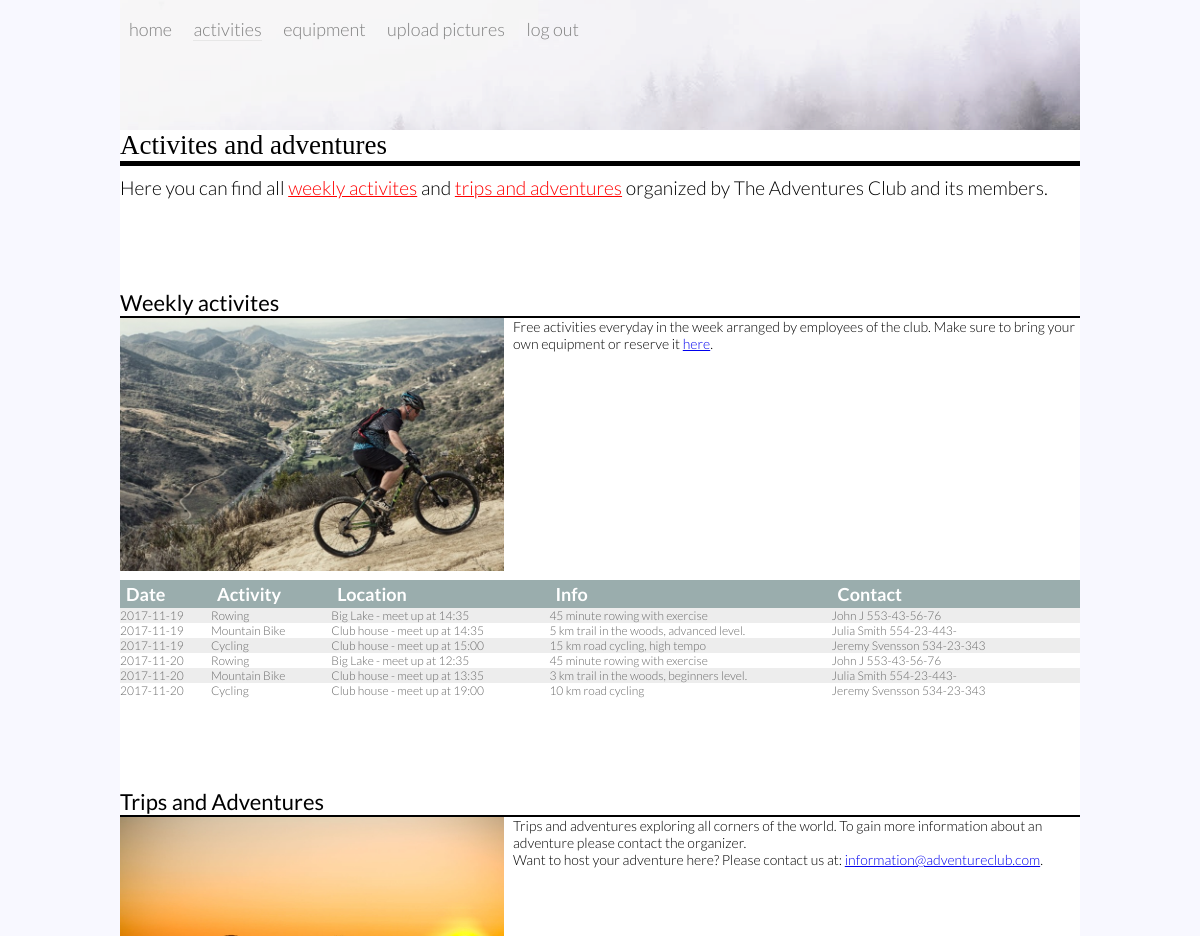
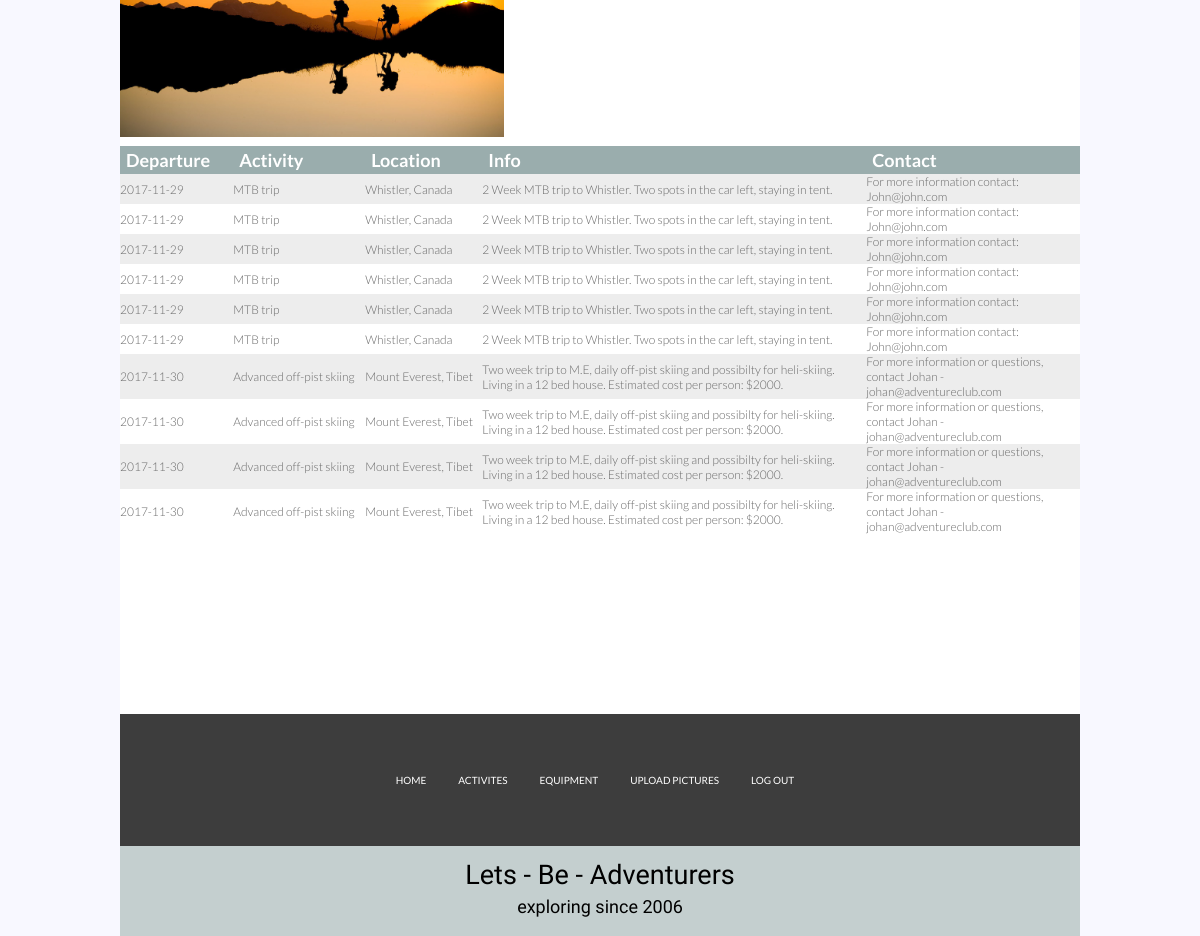
The page /client/user_activites.php on the database its author committed (2 pictures, top to bottom).
### tables this page shows
CREATE TABLE `activities` (
  `actdate` varchar(12) NOT NULL,
  `acttype` varchar(100) NOT NULL,
  `location` varchar(200) NOT NULL,
  `descript` varchar(200) NOT NULL,
  `contact` varchar(200) NOT NULL,
  `activityid` int(10) NOT NULL
);

CREATE TABLE `trips` (
  `dateof` varchar(20) NOT NULL,
  `activity` varchar(300) NOT NULL,
  `destination` varchar(100) NOT NULL,
  `infotxt` varchar(300) NOT NULL,
  `contact` varchar(300) NOT NULL,
  `tripid` int(11) NOT NULL
);

### config.php (called while the page is built, shortened)
<?php
$url = $_SERVER['REQUEST_URI'];
$strings = explode('/', $url);
$current_page = end($strings);
?>

### client/user_activites.php (the view, shortened to what this page needs)
<html>
<head>
	<link rel="stylesheet" type="text/css" href="../css/style.css">
</head>
	<?php include '../config.php'; ?>
<body>
<div class="pagecontainer">
<?php include 'user_header.php' ?>
<h3 class="pagetitle">Activites and adventures</h3>
<p class="aboutpage">Here you can find all <a href="#weeklyactivities">weekly activites</a> and <a href="#tripsadventures">trips and adventures</a> organized by The Adventures Club and its members.</p>
<p class="posttitle">Weekly activites</p>
<div id="weeklyactivities">
	<img class="activitypic" src="../img/week.jpg">
	<p class="sidetext">Free activities everyday in the week arranged by employees of the club. Make sure to bring your own equipment or reserve it <a href="user_equipment.php">here</a>.</p>
</div>
<div class="triptable">
	<?php
		@ $db = new mysqli($dbserver, $dbuser, $dbpass, $dbname);
		$query = "select actdate, acttype, location, descript, contact, activityid from activities";
		$stmt = $db->prepare($query);
		$stmt->bind_result($actdate, $acttype, $location, $descript, $contact, $activityid);
		$stmt->execute();
		echo '<table>';
		echo '<tr><th>Date</th> <th>Activity</th> <th>Location</th> <th>Info</th> <th>Contact</th> <th></th>  </tr>';
		while ($stmt->fetch()) {
		echo '<tr>';
		echo "<td> $actdate </td><td> $acttype </td><td> $location </td><td> $descript </td><td> $contact </td><td> </td>";
		}
		echo '</table>';
	?>
</div>
<p class="posttitle">Trips and Adventures</p>
<div id="tripsadventures">
	<img class="activitypic" src="../img/box3.png">
	<p class="sidetext">Trips and adventures exploring all corners of the world. To gain more information about an adventure please contact the organizer. <br> Want to host your adventure here? Please contact us at: <a href="mailto:someone@example.com?Subject=questionsAC" target="_top">information@adventureclub.com</a>.</p>
</div>
<div class="triptable">
	<?php
		$queryt = "select dateof, activity, destination, infotxt, contact, tripid from trips";
		$stmt = $db->prepare($queryt);
		$stmt->bind_result($dateof, $activity, $destination, $infotxt, $contact, $tripid);
		$stmt->execute();
		echo '<table>';
		echo '<tr><th>Departure</th> <th>Activity</th> <th>Location</th> <th id="info">Info</th> <th id="contact">Contact</th> <th></th>  </tr>';
		while ($stmt->fetch()) {
		echo '<tr>';
		echo "<td> $dateof </td><td> $activity </td><td> $destination </td><td> $infotxt </td><td> $contact </td><td> </td>";
		}
		echo '</table>';
	?>
</div>
<footer class="footerv">
	<?php include 'user_footer.php'; ?>
</footer>
</div>
</body>
</html>

### client/user_header.php (shortened to what this page needs)
<div class="navigationv">
	<nav>
		<ul id="topmenu">
			<li class="topnav">
				<a class="<?php echo ($current_page == 'user_index.php') ? 'active' : NULL ?>" href="user_index.php">home</a>
			</li>
			<li class="topnav">
				<a class="<?php echo ($current_page == 'user_activites.php') ? 'active' : NULL ?>" href="user_activites.php">activities</a>
			</li>
			<li class="topnav">
				<a class="<?php echo ($current_page == 'user_equipment.php') ? 'active' : NULL ?>"" href="user_equipment.php">equipment</a>
			</li>
			<li class="topnav">
				<a class="<?php echo ($current_page == 'user_picupload.php') ? 'active' : NULL ?>"" href="user_picupload.php">upload pictures</a>
			</li>
			<li class="topnav">
				<a class="<?php echo ($current_page == 'user_logout.php') ? 'active' : NULL ?>"" href="user_logout.php">log out</a></li>
			</ul>
	</nav>
</div>

### client/user_footer.php
<nav>
	<ul id="fmenu">
		<li class="fnav">
			<a href="user_index.php">HOME</a>
		</li>
		<li class="fnav">
			<a href="user_activites.php">ACTIVITES</a>
		</li>
		<li class="fnav">
			<a  href="user_equipment.php">EQUIPMENT</a>
		</li>
		<li class="fnav">
			<a  href="user_picupload.php">UPLOAD PICTURES</a>
		</li>
		<li class="fnav">
			<a href="user_logout.php">LOG OUT</a></li>
	</ul>
</nav>
<div class="fquote">
	<p id="p1">Lets - Be - Adventurers</p>
	<p id="p2">exploring since 2006</p>
</div>

### css/style.css (style rules this page uses)
* { margin: 0px; padding: 0px; }
body { font-size: 120%; background: #F8F8FF; }
.pagecontainer { width: 960px; height: auto; margin: 0 auto; background-color: #FFF; }
body { margin: 0; }
.navigationv { width: 100%; height: 130px; background-image: url(../img/PPheadimg3.png); background-size: cover; }
#topmenu { list-style: none; font-family: 'lato'; font-weight: 300; font-size: 18px ; padding-top: 18px; margin-top: 0px; }
.topnav { display: inline; padding: 0 9px; }
.topnav a { text-decoration: none; color: #808080; }
.active { border-bottom: solid 1px #e7e7e7; color: #000; }
.footerv { height: 140px; background-color: #3d3d3d; margin-bottom: 0; }
#fmenu { list-style: none; text-align: center; padding: 60px 0; margin-top: 180px; margin-bottom: 0; font-family: 'lato'; font-weight: 400; font-size: 10px; }
.fnav { display: inline; padding-left: 10px; padding-right: 20px; }
.fnav a { text-decoration: none; color: #fff; }
.fquote { background-color: #c4cfcf; font-family: 'Amatic SC'; height: 90px; margin-top: 0; }
#p1 { display: block; text-align: center; padding-top: 13px; margin-bottom: 0px; margin-top: 0; font-size: 27px; }
#p2 { margin-top: 5px; display: block; text-align: center; font-size: 18px; }
.pagetitle { font-family: 'Playfair Display'; font-weight: 400; margin-top: 0; margin-bottom: 10px; font-size: 27px; border-bottom: 5px solid #000; }
.aboutpage { font-family: 'Lato'; font-weight: 300; margin-top: 0px; margin-bottom: 90px; }
.aboutpage a { color: red; }
.posttitle { font-family: 'Lato'; font-weight: 400; font-size: 22px; border-bottom: 2px solid #000; }
.activitypic { float: left; width: 40%; margin-right: 9px; margin-bottom: 9px; }
.sidetext { font-family: 'Lato'; font-size: 14px; font-weight: 300; margin-top: 0px; }
.triptable table { font-family: 'Lato'; width: 100%; text-align: left; border-collapse: collapse; margin-bottom: 90px; }
.triptable th { background-color: #9aadad; font-size: 18px; color: #ffffff; height: 28px; padding-left: 6px; padding-right: 14px; }
.triptable tr:nth-child(even) { background-color: #ededed; }
.triptable td { font-size: 12px; color:#696969; font-weight: 300; }
.triptable #info { width: 40%; }
.triptable #contact { width: 20%; }

### rows shown on the page
activities: actdate "2017-11-19", acttype "Rowing", location "Big Lake - meet up at 14:35", descript "45 minute rowing with exercise", contact "John J 553-43-56-76"
activities: actdate "2017-11-19", acttype "Mountain Bike", location "Club house - meet up at 14:35", descript "5 km trail in the woods, advanced level.", contact "Julia Smith 554-23-443-"
activities: actdate "2017-11-19", acttype "Cycling", location "Club house - meet up at 15:00", descript "15 km road cycling, high tempo", contact "Jeremy Svensson 534-23-343"
activities: actdate "2017-11-20", acttype "Rowing", location "Big Lake - meet up at 12:35", descript "45 minute rowing with exercise", contact "John J 553-43-56-76"
activities: actdate "2017-11-20", acttype "Mountain Bike", location "Club house - meet up at 13:35", descript "3 km trail in the woods, beginners level.", contact "Julia Smith 554-23-443-"
activities: actdate "2017-11-20", acttype "Cycling", location "Club house - meet up at 19:00", descript "10 km road cycling", contact "Jeremy Svensson 534-23-343"
trips: dateof "2017-11-29", activity "MTB trip", destination "Whistler, Canada", infotxt "2 Week MTB trip to Whistler. Two spots in the car left, staying in tent.", contact "For more information contact: John@john.com"
trips: dateof "2017-11-29", activity "MTB trip", destination "Whistler, Canada", infotxt "2 Week MTB trip to Whistler. Two spots in the car left, staying in tent.", contact "For more information contact: John@john.com"
trips: dateof "2017-11-29", activity "MTB trip", destination "Whistler, Canada", infotxt "2 Week MTB trip to Whistler. Two spots in the car left, staying in tent.", contact "For more information contact: John@john.com"
trips: dateof "2017-11-29", activity "MTB trip", destination "Whistler, Canada", infotxt "2 Week MTB trip to Whistler. Two spots in the car left, staying in tent.", contact "For more information contact: John@john.com"
trips: dateof "2017-11-29", activity "MTB trip", destination "Whistler, Canada", infotxt "2 Week MTB trip to Whistler. Two spots in the car left, staying in tent.", contact "For more information contact: John@john.com"
trips: dateof "2017-11-29", activity "MTB trip", destination "Whistler, Canada", infotxt "2 Week MTB trip to Whistler. Two spots in the car left, staying in tent.", contact "For more information contact: John@john.com"
trips: dateof "2017-11-30", activity "Advanced off-pist skiing", destination "Mount Everest, Tibet", infotxt "Two week trip to M.E, daily off-pist skiing and possibilty for heli-skiing. Living in a 12 bed house. Estimated cost per person: $2000.", contact "For more information or questions, contact Johan - johan@adventureclub.com"
trips: dateof "2017-11-30", activity "Advanced off-pist skiing", destination "Mount Everest, Tibet", infotxt "Two week trip to M.E, daily off-pist skiing and possibilty for heli-skiing. Living in a 12 bed house. Estimated cost per person: $2000.", contact "For more information or questions, contact Johan - johan@adventureclub.com"
trips: dateof "2017-11-30", activity "Advanced off-pist skiing", destination "Mount Everest, Tibet", infotxt "Two week trip to M.E, daily off-pist skiing and possibilty for heli-skiing. Living in a 12 bed house. Estimated cost per person: $2000.", contact "For more information or questions, contact Johan - johan@adventureclub.com"
trips: dateof "2017-11-30", activity "Advanced off-pist skiing", destination "Mount Everest, Tibet", infotxt "Two week trip to M.E, daily off-pist skiing and possibilty for heli-skiing. Living in a 12 bed house. Estimated cost per person: $2000.", contact "For more information or questions, contact Johan - johan@adventureclub.com"
